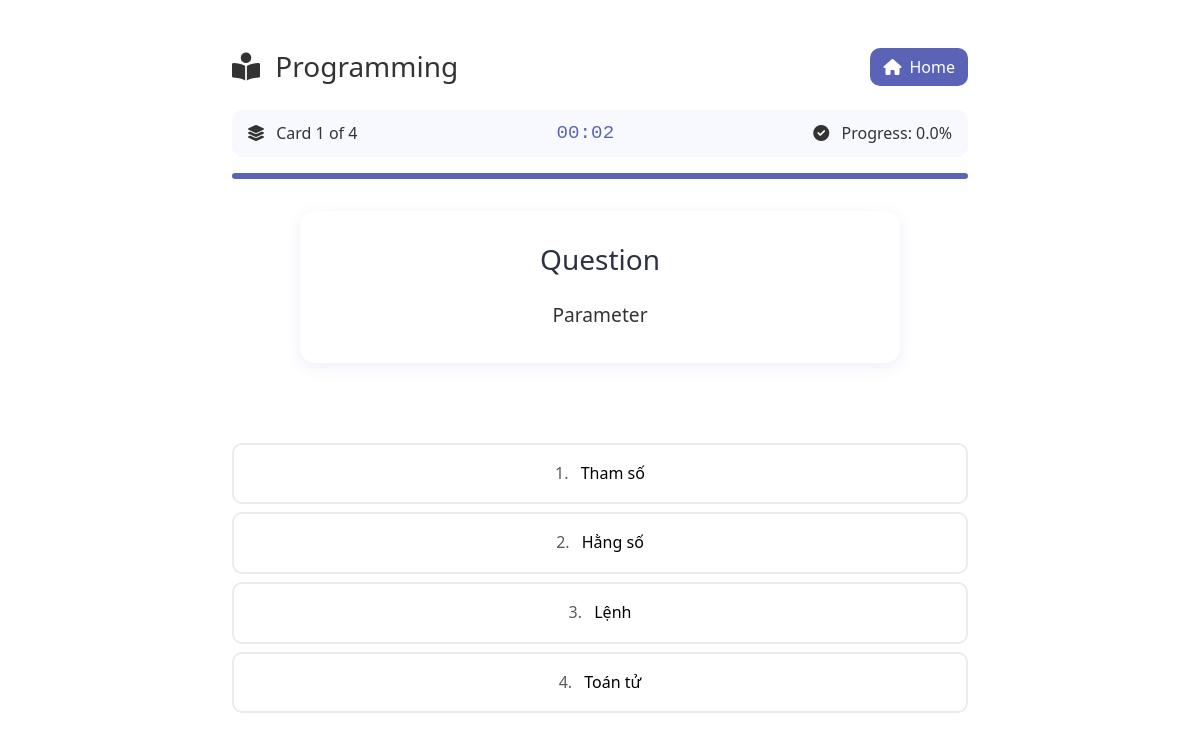
Screenshot of /study/session/64/ (signed in) with the database file from the repository.
### study/models.py (models this page shows, shortened)
class StudySession(models.Model):
    user = models.ForeignKey(User, on_delete=models.CASCADE)
    deck = models.ForeignKey(Deck, on_delete=models.CASCADE)
    started_at = models.DateTimeField(auto_now_add=True)
    ended_at = models.DateTimeField(
        null=True, blank=True
    )  # Allow null for ongoing sessions

### collection/models.py (models this page shows, shortened)
class Deck(models.Model):
    user = models.ForeignKey(User, on_delete=models.CASCADE, default=1)
    title = models.CharField(max_length=200)
    description = models.TextField(blank=True)
    created_at = models.DateTimeField(auto_now_add=True)
    updated_at = models.DateTimeField(auto_now=True)

class Card(models.Model):
    deck = models.ForeignKey(Deck, on_delete=models.CASCADE)
    front = models.TextField()
    back = models.TextField()
    created_at = models.DateTimeField(auto_now_add=True)
    updated_at = models.DateTimeField(auto_now=True)

### study/views.py (the view)
# urls.py: path("session/<int:session_id>/", views.study_session, name="study_session"),
@login_required
def study_session(request, session_id):
    study_session = get_object_or_404(StudySession, pk=session_id, user=request.user)
    deck = study_session.deck
    if deck.card_set.count() < 4:
        messages.error(
            request, "You need at least 4 cards in this deck to start studying."
        )
        return redirect("home")
    cards = list(Card.objects.filter(deck=study_session.deck))
    current_card_index = request.session.get("current_card_index", 0)
    current_card = cards[current_card_index]
    other_cards = random.sample(cards, 3)
    while current_card in other_cards:
        other_cards = random.sample(cards, 3)
    all_cards = [current_card] + other_cards
    random.shuffle(all_cards)
    context = {
        "study_session": study_session,
        "current_card": current_card,
        "all_cards": all_cards,
        "current_card_number": current_card_index + 1,
        "total_cards": len(cards),
    }
    return render(request, "study_session.html", context)

### study/templates/study_session.html (shortened to what this page needs)
{% extends 'base.html' %}
{% load widget_tweaks %}
{% block content %}
<link rel="stylesheet" href="https://cdnjs.cloudflare.com/ajax/libs/font-awesome/6.0.0/css/all.min.css">
<div class="container mt-5">
  <div class="row justify-content-center">
    <div class="col-md-8">
      <div class="d-flex justify-content-between align-items-center mb-4">
        <h1 class="h3 mb-0">
          <i class="fas fa-book-reader me-2"></i>
          {{ study_session.deck.title }}
        </h1>
        <a href="{% url 'home' %}" class="btn"
           style="background-color: #5b63b7; color: white; border-radius: 10px;">
          <i class="fas fa-home me-2"></i>Home
        </a>
      </div>
      <div class="stats">
        <div>
          <i class="fas fa-layer-group me-2"></i>
          Card {{ current_card_number }} of {{ total_cards }}
        </div>
        <div class="timer" id="timer">00:00</div>
        <div>
          <i class="fas fa-check-circle me-2"></i>
          Progress: {{ current_card_number|divisibleby:total_cards|floatformat:1 }}%
        </div>
      </div>
      <div class="progress-bar">
        <div class="progress-fill" style="width: {{ current_card_number|divisibleby:total_cards }}%;"></div>
      </div>
      <div class="study-card">
        <div class="card-content">
          <div class="card-front">
            <h3 class="text-center mb-4" style="color: #2d3142;">Question</h3>
            <p class="text-center mb-0" style="font-size: 1.2rem;">
              {{ current_card.front }}
            </p>
          </div>
        </div>
      </div>
      <form method="post" action="{% url 'check_answer' study_session.id %}" id="answerForm">
        <div class="options">
          {% for card in all_cards %}
            <button type="submit"
                    name="selected_card"
                    value="{{ card.id }}"
                    class="answer-option">
              <span class="option-number text-muted me-2">{{ forloop.counter }}.</span>
              {{ card.back }}
            </button>
          {% endfor %}
        </div>
      </form>
    </div>
  </div>
</div>
{% endblock %}

### account/static/css/styles.css (style rules this page uses)
:root { --primary-color: #007bff; --secondary-color: #6c757d; --success-color: #28a745; --error-color: #dc3545; --warning-color: #ffc107; --info-color: #17a2b8; --light-gray: #f8f9fa; --dark-gray: #343a40; }
body { line-height: 1.6; color: #333; }

### study/templates/study_session.html (style rules this page uses)
.study-card { perspective: 1000px; min-height: 200px; margin: 2rem auto; max-width: 600px; }
.card-content { position: relative; width: 100%; height: 100%; padding: 2rem; background: white; border-radius: 15px; box-shadow: 0 4px 15px rgba(91, 99, 183, 0.1); transition: all 0.3s ease; }
.progress-bar { height: 6px; background-color: #e9ecef; border-radius: 3px; margin: 1rem 0; overflow: hidden; }
.progress-fill { height: 100%; background-color: #5b63b7; transition: width 0.3s ease; }
.answer-option { display: block; width: 100%; padding: 1rem; margin: 0.5rem 0; border: 2px solid #e9ecef; border-radius: 10px; background: white; transition: all 0.2s ease; cursor: pointer; }
.stats { display: flex; justify-content: space-between; align-items: center; margin-bottom: 1rem; padding: 0.5rem 1rem; background-color: #f8f9ff; border-radius: 10px; }
.timer { font-family: monospace; font-size: 1.2rem; color: #5b63b7; }

### rows the page displays
StudySession: deck "Programming"
Card: front "Parameter", {{ card.id }} 19 (drawn), back "Tham số"
Card: {{ card.id }} 20 (drawn), back "Hằng số"
Card: {{ card.id }} 22 (drawn), back "Lệnh"
Card: {{ card.id }} 21 (drawn), back "Toán tử"

### other values shown
{{ current_card_number }} "1"
{{ total_cards }} "4"
{{ current_card_number|divisibleby:total_cards|floatformat:1 }} "0.0"
